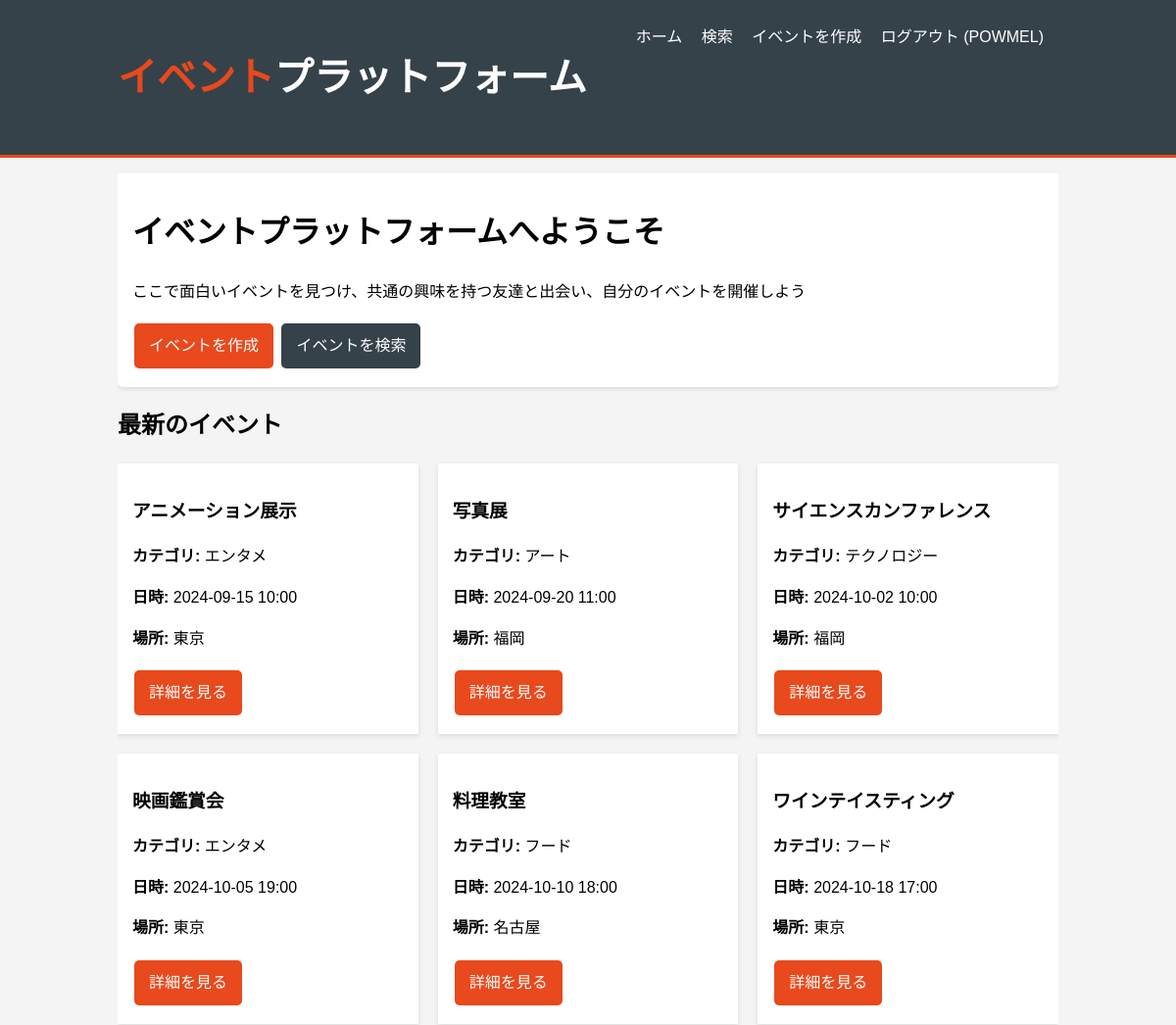
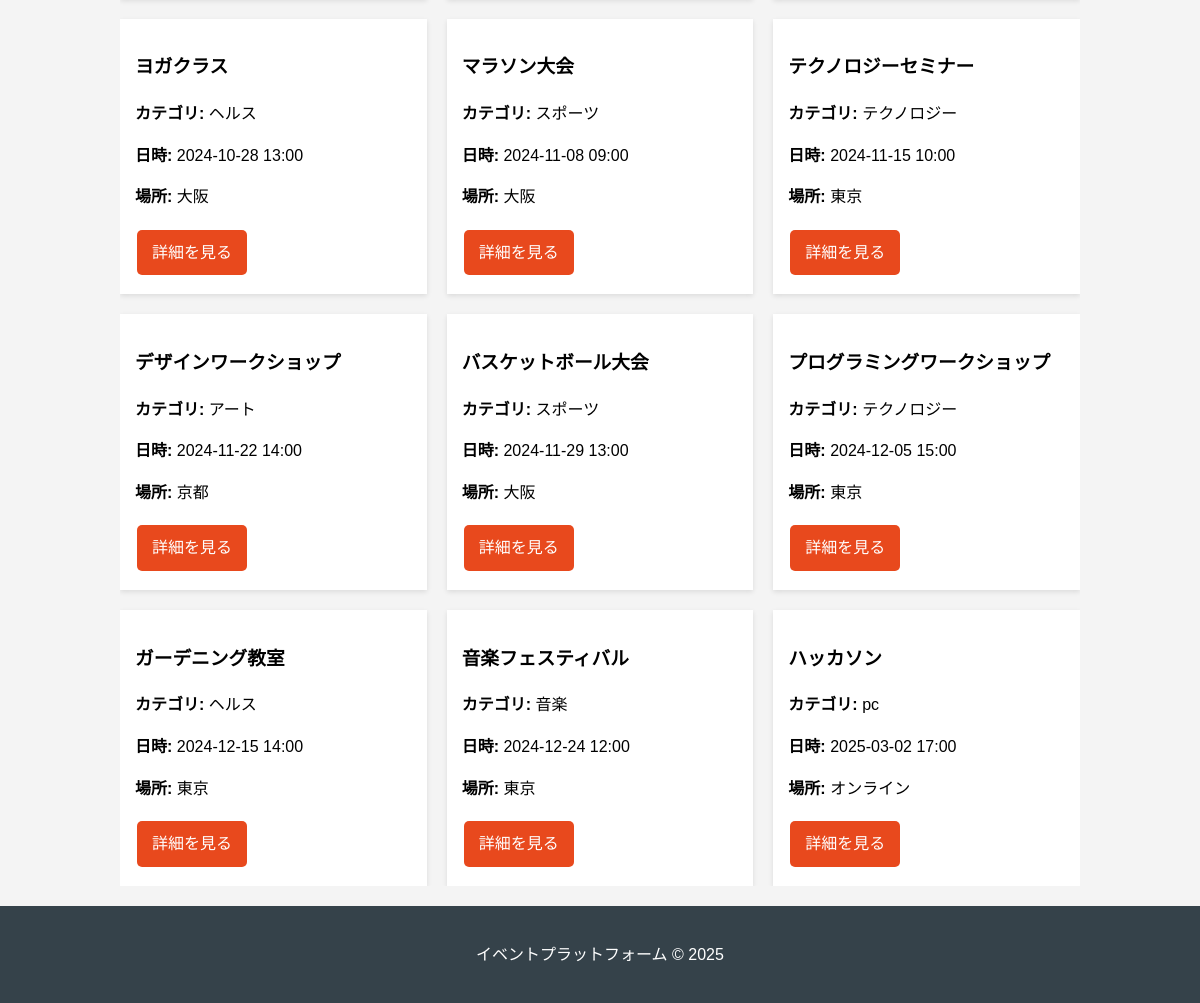
The app's page / (signed in) with its own data (2 pictures, top to bottom).
### app.py (models this page shows)
class Event(db.Model):
    id = db.Column(db.Integer, primary_key=True)
    title = db.Column(db.String(100), nullable=False)
    description = db.Column(db.Text, nullable=False)
    location = db.Column(db.String(100), nullable=False)
    date = db.Column(db.DateTime, nullable=False)
    category = db.Column(db.String(50), nullable=False)
    user_id = db.Column(db.Integer, db.ForeignKey('user.id'), nullable=False)
    image_filename = db.Column(db.String(255), nullable=True) # 画像ファイル名を追加
    comments = db.relationship('Comment', backref='event', lazy=True)
    participants = db.relationship('Participant', backref='event', lazy=True)

### app.py (the view)
@app.route('/')
def index():
    events = Event.query.order_by(Event.date).all()
    return render_template('index.html', events=events)

### templates/index.html
{% extends "layout.html" %}
{% block content %}
    <div class="card">
        <h1>イベントプラットフォームへようこそ</h1>
        <p>ここで面白いイベントを見つけ、共通の興味を持つ友達と出会い、自分のイベントを開催しよう</p>
        <a href="{{ url_for('create_event') }}" class="btn">イベントを作成</a>
        <a href="{{ url_for('search') }}" class="btn" style="background:#35424a;">イベントを検索</a>
    </div>
    <h2>最新のイベント</h2>
    <div class="event-grid">
        {% for event in events %}
            <div class="event-card">
                <h3>{{ event.title }}</h3>
                <p><strong>カテゴリ:</strong> {{ event.category }}</p>
                <p><strong>日時:</strong> {{ event.date.strftime('%Y-%m-%d %H:%M') }}</p>
                <p><strong>場所:</strong> {{ event.location }}</p>
                <a href="{{ url_for('event_detail', event_id=event.id) }}" class="btn">詳細を見る</a>
            </div>
        {% else %}
            <p>現在、開催中のイベントはありません。</p>
        {% endfor %}
    </div>
{% endblock %}

### static/style.css (style rules this page uses)
body { font-family: Arial, sans-serif; margin: 20px; background-color: #f4f4f4; }
.card { background-color: #fff; padding: 20px; margin-bottom: 20px; border-radius: 5px; box-shadow: 0 2px 5px rgba(0, 0, 0, 0.1); }
.btn { background-color: #5cb85c; border: none; color: white; padding: 10px 20px; text-align: center; text-decoration: none; display: inline-block; font-size: 16px; margin: 4px 2px; cursor: pointer; border-radius: 5px; }

### templates/layout.html (style rules this page uses)
body { font-family: Arial, sans-serif; margin: 0; padding: 0; background-color: #f4f4f4; line-height: 1.6; }
.card { background: white; padding: 15px; margin: 15px 0; box-shadow: 0 2px 5px rgba(0,0,0,0.1); }
.btn { display: inline-block; background: #e8491d; color: white; padding: 10px 15px; border: none; cursor: pointer; text-decoration: none; }
.event-grid { display: grid; grid-template-columns: repeat(auto-fill, minmax(300px, 1fr)); grid-gap: 20px; }
.event-card { background: white; padding: 15px; box-shadow: 0 2px 5px rgba(0,0,0,0.1); }

### records on screen
Event: title "アニメーション展示", category "エンタメ", date "2024-09-15 10:00", location "東京"
Event: title "写真展", category "アート", date "2024-09-20 11:00", location "福岡"
Event: title "サイエンスカンファレンス", category "テクノロジー", date "2024-10-02 10:00", location "福岡"
Event: title "映画鑑賞会", category "エンタメ", date "2024-10-05 19:00", location "東京"
Event: title "料理教室", category "フード", date "2024-10-10 18:00", location "名古屋"
Event: title "ワインテイスティング", category "フード", date "2024-10-18 17:00", location "東京"
Event: title "ヨガクラス", category "ヘルス", date "2024-10-28 13:00", location "大阪"
Event: title "マラソン大会", category "スポーツ", date "2024-11-08 09:00", location "大阪"
Event: title "テクノロジーセミナー", category "テクノロジー", date "2024-11-15 10:00", location "東京"
Event: title "デザインワークショップ", category "アート", date "2024-11-22 14:00", location "京都"
Event: title "バスケットボール大会", category "スポーツ", date "2024-11-29 13:00", location "大阪"
Event: title "プログラミングワークショップ", category "テクノロジー", date "2024-12-05 15:00", location "東京"
Event: title "ガーデニング教室", category "ヘルス", date "2024-12-15 14:00", location "東京"
Event: title "音楽フェスティバル", category "音楽", date "2024-12-24 12:00", location "東京"
Event: title "ハッカソン", category "pc", date "2025-03-02 17:00", location "オンライン"

### other values on screen
{{ session['username'] }} "POWMEL"
